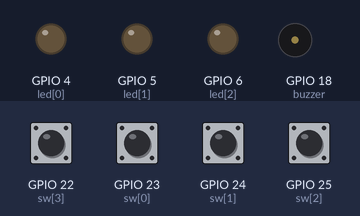
Bench run of a program on a simulated Raspberry Pi (BCM pin numbers). Parts: output pins drawn as LEDs (lit = HIGH), buzzer (waves = sounding, pin HIGH). The inputs (shaded band) are chosen by the test bench; at power-on: GPIO 22 (sw[3]), GPIO 23 (sw[0]), GPIO 24 (sw[1]), GPIO 25 (sw[2]) HIGH. Random numbers come from a fixed seed; the clock reads 2024-03-15 10:24:30 at power-on unless the program sets it; what the program prints to the terminal is not drawn.

Above: at 1.2 s.
1.3 s: GPIO 22 (sw[3]) pulled LOW for 0.15 s
4.4 s: GPIO 23 (sw[0]) pulled LOW for 1 s
At 7.5 s:
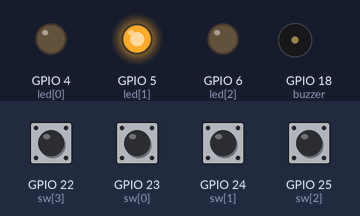
8.4 s: GPIO 25 (sw[2]) pulled LOW for 1 s
At 11.3 s:
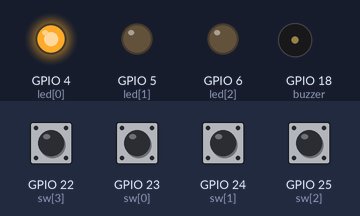
Timing chart, 0 to 17.4 s (numbered marks = the images above; inputs shaded):
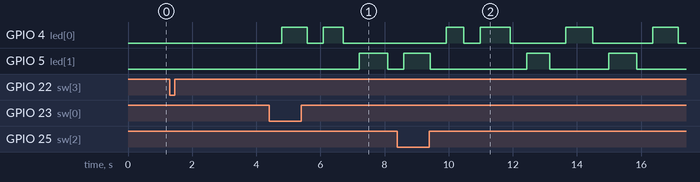

Measured:
- after the input at 1.3 s, every drawn part: stays the same

The program:

quick_reaction.py
```python
import RPi.GPIO as GPIO
import random
import time

led = [4, 5, 6]
sw = [23, 24, 25, 22]
buzzer = 18

GPIO.setwarnings(False)

GPIO.setmode(GPIO.BCM)

GPIO.setup(led, GPIO.OUT)
GPIO.setup(sw, GPIO.IN)
GPIO.setup(buzzer, GPIO.OUT)

GPIO.output(led, GPIO.LOW)

def bgm():
	pwm = GPIO.PWM(buzzer, 1.0)
	scale = [261.63, 293.66, 329.63, 349.23, 392, 440, 493.89, 523.25, 622.25]

	pwm.start(10.0)
	song = [3,2,3,2,3,5,3,3,2,3,2,3,5,3,3,2,3,4,5,3,2,3,4,5,3,2,3,4,5,7,5]

	for i in range(0, len(foxrain)):
		pwm.ChangeFrequency(scale[song[i]])
		if i==3 or i==10:
			time.sleep(0.4)
		elif i==6 or i==13 or i==18 or i==23:
			time.sleep(0.8)
		else:
			time.sleep(0.3)

	pwm.stop()

randColor = [led[0], led[1], led[2]]

cnt = 0

try:
	print("순발력 게임\n게임을 시작하려면 SW1을 눌러주세요")
	while 1:
		if GPIO.input(sw[3]) == GPIO.LOW:
			for j in range(3, 0, -1):
				print(j)
				time.sleep(1)
			print("Start!!")
			time.sleep(0.5)
			for i in range(10):
				color = randColor[random.randint(0,2)]
				duration = random.uniform(0.5, 1.0)

				judgement1 = 0	#올바르게 눌렀는가(맞으면 0, 틀리면 1)
				judgement2 = 0	#제 시간에 눌렀는가(맞으면 1, 틀리면 0)

				GPIO.output(color, GPIO.HIGH)

				start = time.time()
				while 1:
					if GPIO.input(sw[0]) == GPIO.LOW:
						judgement2 = 1
						if color != led[0]:
							judgement1 = 1

					if GPIO.input(sw[1]) == GPIO.LOW:
						judgement2 = 1
						if color != led[1]:
							judgement1 = 1

					if GPIO.input(sw[2]) == GPIO.LOW:
						judgement2 = 1
						if color != led[2]:
							judgement1 = 1

					current = time.time()
					if current - start >= duration:
						break

				if judgement1 == 1:
					print("bad")
				elif judgement2 == 0:
					print("miss")
				else:
					cnt += 1
					print("perfect")

				GPIO.output(color, GPIO.LOW)
				time.sleep(0.5)

			print("총 점수는", cnt, "점 입니다.")
			if cnt >= 7:
				bgm()
			break

except KeyboardInterrupt:
	pass

GPIO.cleanup()
```
